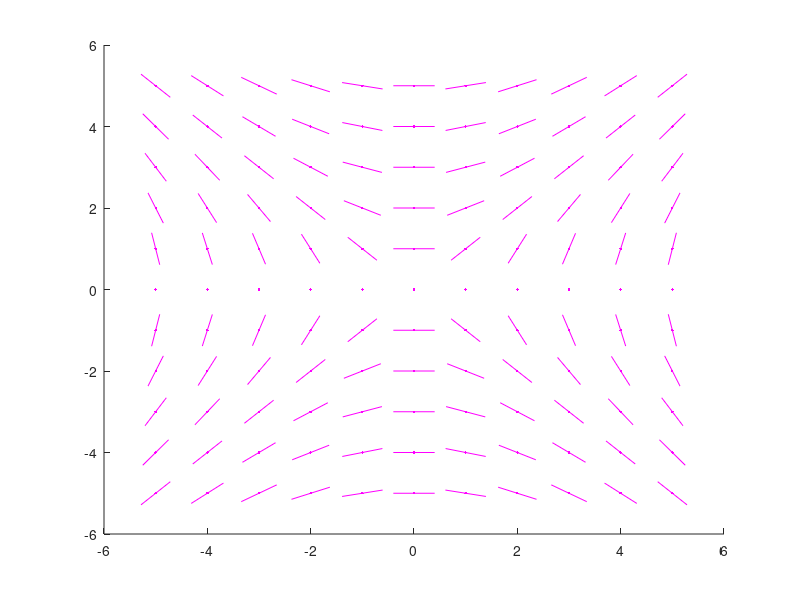

Reproduce this figure in MATLAB. (Note: this script raises an error after producing the figure.)
function plotslop
    function z = ff(x, y)
        z = x / y;
    end
    clc
    axis([-6,6,-6,6])
    hold on

%    x = [];
    x = -5:1:5;
    y = -5:1:5;
    delta = 0.4;
     for k = 1:length(x)
        for m = 1:length(y)
            plot(x(k), y(m),'m.')
            eps =  delta / sqrt(1 + ff(x(k), y(m)).^2);
            plot([x(k) - eps, x(k) + eps], [y(m) - eps * ff(x(k), y(m)), y(m) + eps * ff(x(k), y(m))], 'm')
        end
    end
   [x0, y0] = ginput(1);

    plot(x0, y0, 'g.')
    %y = dsolve('Dy = y', 'y(x0) = y0', 'x');
    %x = -6: 0.1: 6;
    [X, Y] = ode45(@ff, [x0, x0 + 6], y0)
    [X1, Y1] = ode45(@ff, [x0, x0 - 6], y0)
    plot(X, Y, X1, Y1, 'b') 
    %plot(x, eval(y))
end